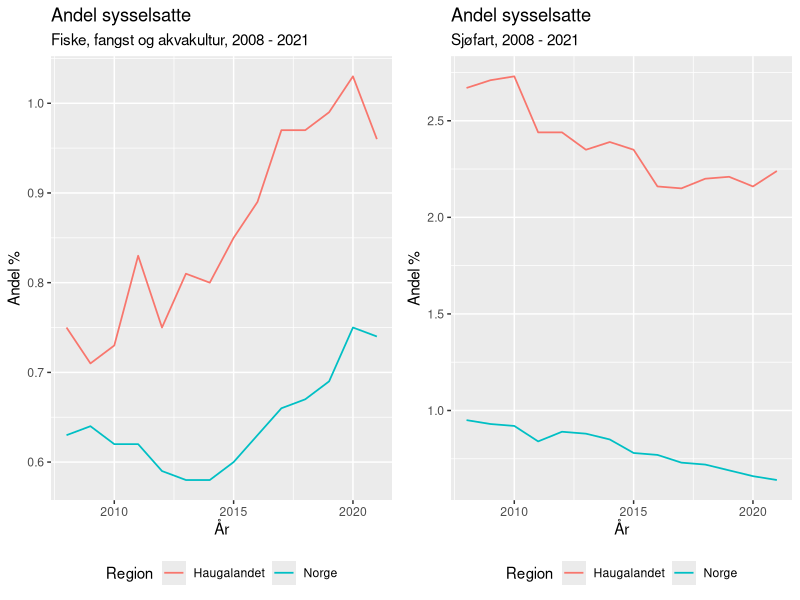
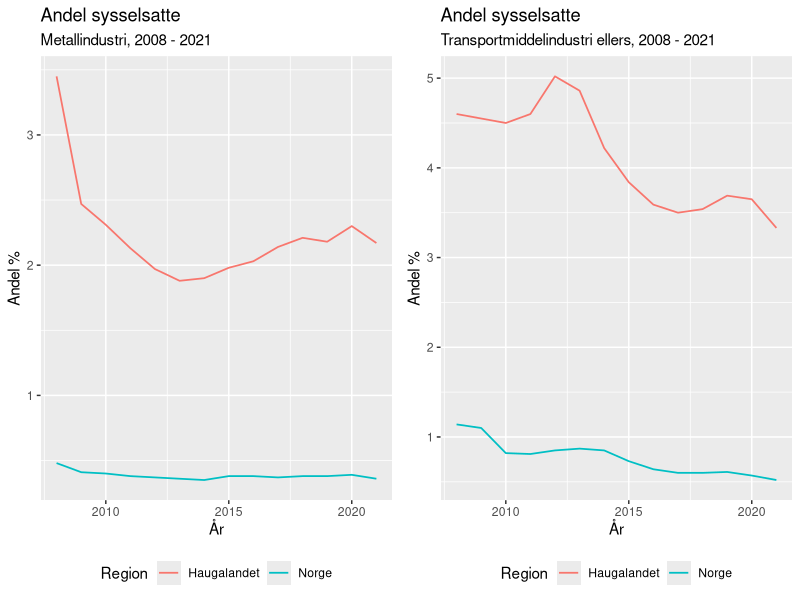
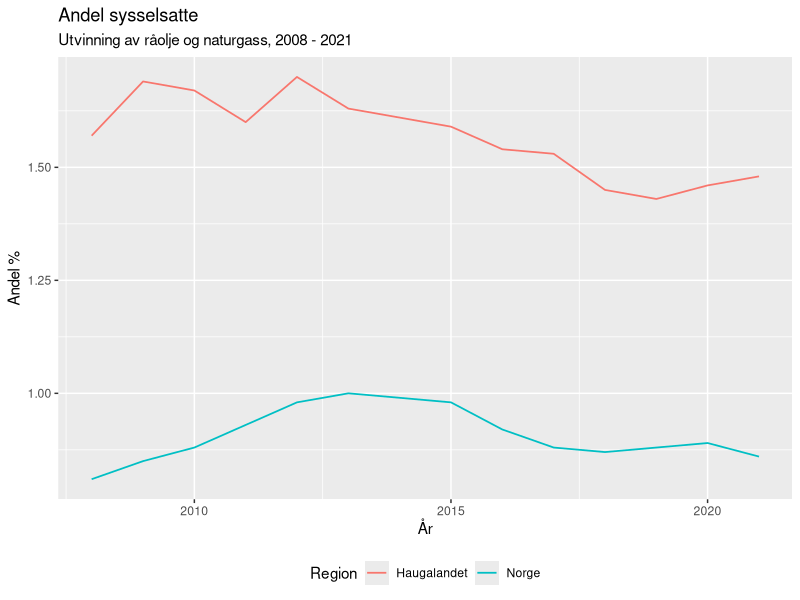
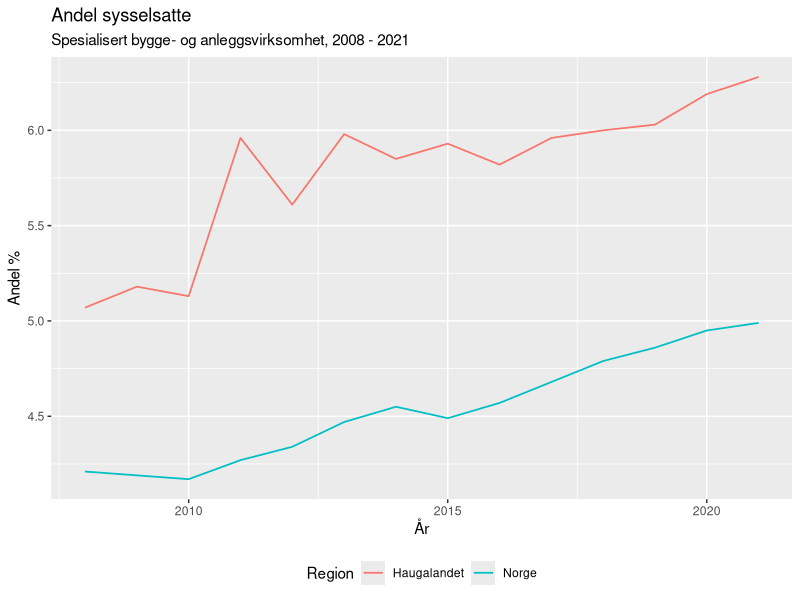
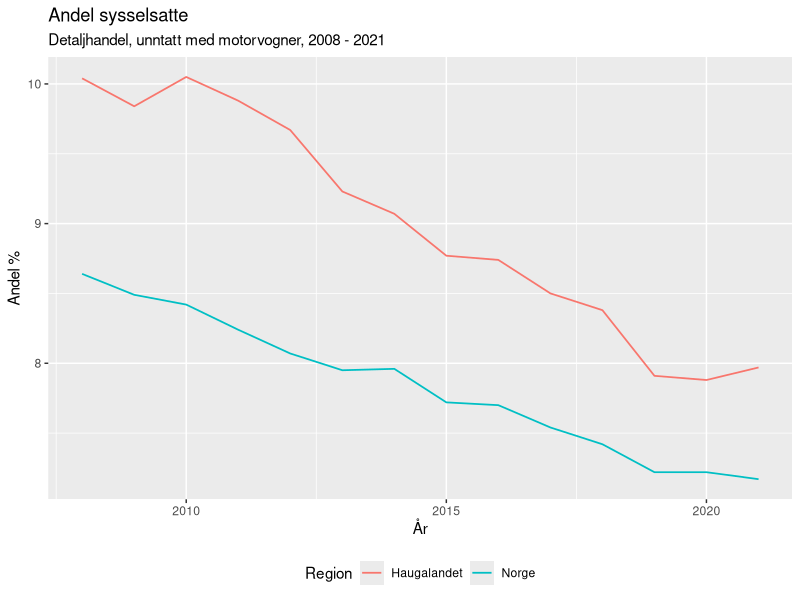
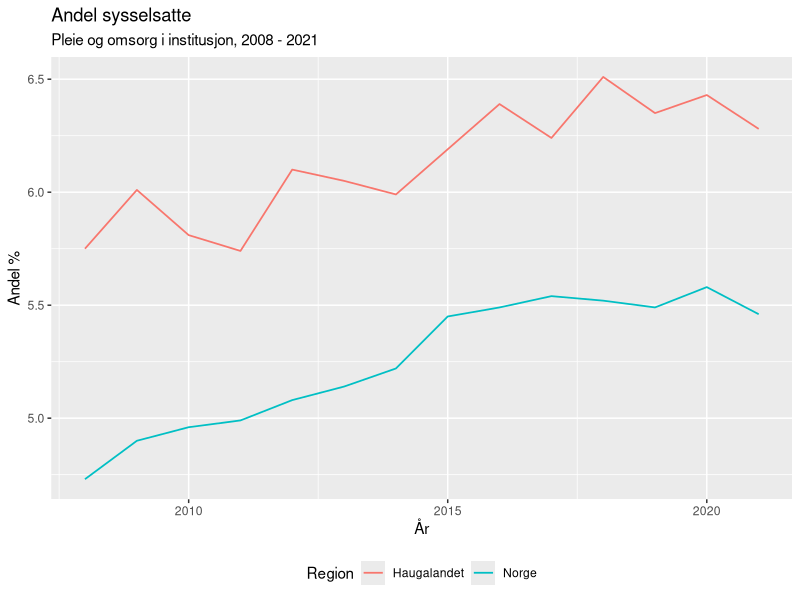
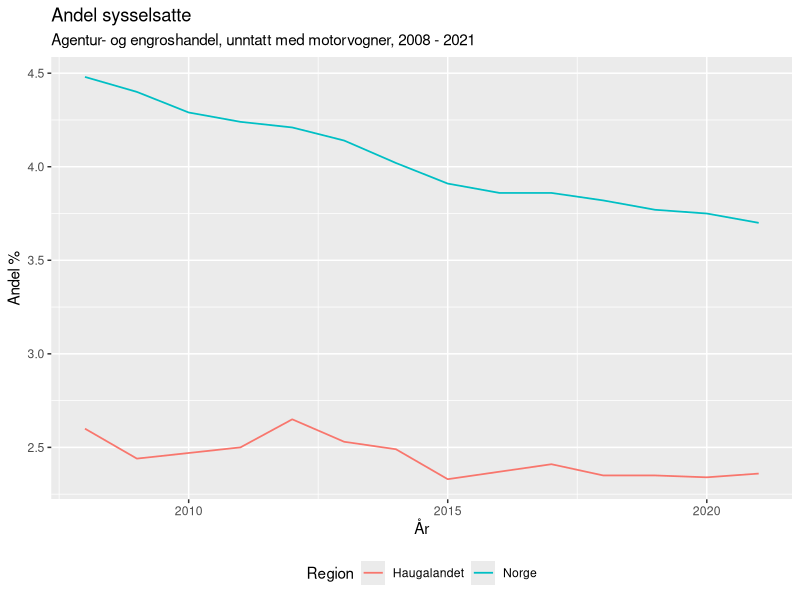
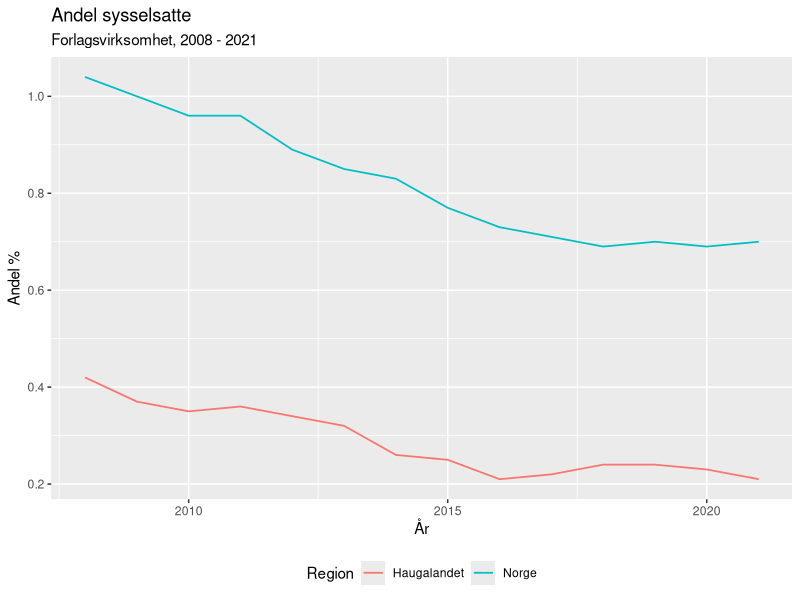

Here is the R script that generated these plots, in order:
## ---- chunk 1
library(tidyverse)
library(lubridate)
library(readr)
library(ggplot2)
library(ggpubr)
library(dplyr)
library(readxl)
library(data.table)
knitr::opts_chunk$set(echo=FALSE)
## ---- chunk 2
Tab_13470_andeler_naering <- read_excel("Data_R_MSB_210/Tab_13470_andeler_naering.xlsx")
## ---- chunk 3
Tab_13470_andeler_naering <- Tab_13470_andeler_naering %>% 
  mutate(ar = make_date(Aar))
## ---- chunk 4
Tab_13470_andeler_naering$Region <- replace(Tab_13470_andeler_naering$Region,Tab_13470_andeler_naering$Region=="Hele landet","Norge")
## ---- chunk 5
Tabell_Fiske_fangst_og_akvakultur <- Tab_13470_andeler_naering %>%
  select(ar, Region, Andel, Naering) %>%
  filter(Naering %in% c("Fiske, fangst og akvakultur")
    ) %>%
  ggplot(mapping = aes(x = ar, y = Andel, colour = Region)) +
  geom_line(aes(group = Region), lwd = 0.6) +
  theme(legend.position = 'bottom') +
  xlab("År") +
  ylab("Andel %") +
  labs(colour = "Andel sysselsatte") %>% 
  ggtitle("Fiske, fangst og akvakultur, 2008 - 2021") 

Tabell_Sjøfart <- Tab_13470_andeler_naering %>%
  select(ar, Region, Andel, Naering) %>%
  filter(Naering %in% c("Sjøfart")
    ) %>%
  ggplot(mapping = aes(x = ar, y = Andel, colour = Region)) +
  geom_line(aes(group = Region), lwd = 0.6) +
  theme(legend.position = 'bottom')+
  xlab("År") +
  ylab("Andel %") +
  labs(colour = "Andel sysselsatte") %>% 
  ggtitle("Sjøfart, 2008 - 2021")

ggarrange(Tabell_Fiske_fangst_og_akvakultur, Tabell_Sjøfart)
## ---- chunk 6
Tabell_Metallindustri <- Tab_13470_andeler_naering %>%
  select(ar, Region, Andel, Naering) %>%
  filter(Naering %in% c("Metallindustri")
    ) %>%
  ggplot(mapping = aes(x = ar, y = Andel, colour = Region)) +
  geom_line(aes(group = Region), lwd = 0.6) +
  theme(legend.position = 'bottom')+
  xlab("År") +
  ylab("Andel %") +
  labs(colour = "Andel sysselsatte") %>% 
  ggtitle("Metallindustri, 2008 - 2021")

Tabell_Transportmiddelindustri_ellers <- Tab_13470_andeler_naering %>%
 select(ar, Region, Andel, Naering) %>%
  filter(Naering %in% c("Transportmiddelindustri ellers")
    ) %>%
  ggplot(mapping = aes(x = ar, y = Andel, colour = Region)) +
  geom_line(aes(group = Region), lwd = 0.6) +
  theme(legend.position = 'bottom') +
  xlab("År") +
  ylab("Andel %") +
  labs(colour = "Andel sysselsatte") %>% 
  ggtitle("Transportmiddelindustri ellers, 2008 - 2021")

ggarrange(Tabell_Metallindustri, Tabell_Transportmiddelindustri_ellers)
## ---- chunk 7
Tab_13470_andeler_naering %>%
 select(ar, Region, Andel, Naering) %>%
  filter(Naering %in% c("Utvinning av råolje og naturgass")
    ) %>%
  ggplot(mapping = aes(x = ar, y = Andel, colour = Region)) +
  geom_line(aes(group = Region), lwd = 0.6) +
  theme(legend.position = 'bottom') +
  xlab("År") +
  ylab("Andel %") +
  labs(colour = "Andel sysselsatte") %>% 
  ggtitle("Utvinning av råolje og naturgass, 2008 - 2021")
## ---- chunk 8
Tab_13470_andeler_naering %>%
 select(ar, Region, Andel, Naering) %>%
  filter(Naering %in% c("Spesialisert bygge- og anleggsvirksomhet")
    ) %>%
  ggplot(mapping = aes(x = ar, y = Andel, colour = Region)) +
  geom_line(aes(group = Region), lwd = 0.6) +
  theme(legend.position = 'bottom') +
  xlab("År") +
  ylab("Andel %") +
  labs(colour = "Andel sysselsatte") %>% 
  ggtitle("Spesialisert bygge- og anleggsvirksomhet, 2008 - 2021")
## ---- chunk 9
Tab_13470_andeler_naering %>%
 select(ar, Region, Andel, Naering) %>%
  filter(Naering %in% c("Detaljhandel, unntatt med motorvogner")
    ) %>%
  ggplot(mapping = aes(x = ar, y = Andel, colour = Region)) +
  geom_line(aes(group = Region), lwd = 0.6) +
  theme(legend.position = 'bottom') +
  xlab("År") +
  ylab("Andel %") +
  labs(colour = "Andel sysselsatte") %>% 
  ggtitle("Detaljhandel, unntatt med motorvogner, 2008 - 2021")
## ---- chunk 10
Tab_13470_andeler_naering %>%
 select(ar, Region, Andel, Naering) %>%
  filter(Naering %in% c("Pleie og omsorg i institusjon")
    ) %>%
  ggplot(mapping = aes(x = ar, y = Andel, colour = Region)) +
  geom_line(aes(group = Region), lwd = 0.6) +
  theme(legend.position = 'bottom') +
  xlab("År") +
  ylab("Andel %") +
  labs(colour = "Andel sysselsatte") %>% 
  ggtitle("Pleie og omsorg i institusjon, 2008 - 2021")
## ---- chunk 11
Tab_13470_andeler_naering %>%
 select(ar, Region, Andel, Naering) %>%
  filter(Naering %in% c("Agentur- og engroshandel, unntatt med motorvogner")
    ) %>%
  ggplot(mapping = aes(x = ar, y = Andel, colour = Region)) +
  geom_line(aes(group = Region), lwd = 0.6) +
  theme(legend.position = 'bottom') +
  xlab("År") +
  ylab("Andel %") +
  labs(colour = "Andel sysselsatte") %>% 
  ggtitle("Agentur- og engroshandel, unntatt med motorvogner, 2008 - 2021")
## ---- chunk 12
Tab_13470_andeler_naering %>%
 select(ar, Region, Andel, Naering) %>%
  filter(Naering %in% c("Forlagsvirksomhet")
    ) %>%
  ggplot(mapping = aes(x = ar, y = Andel, colour = Region)) +
  geom_line(aes(group = Region), lwd = 0.6) +
  theme(legend.position = 'bottom') +
  xlab("År") +
  ylab("Andel %") +
  labs(colour = "Andel sysselsatte") %>% 
  ggtitle("Forlagsvirksomhet, 2008 - 2021")
## ---- chunk 13
Tab_FoU <- Tab_13470_andeler_naering %>%
 select(ar, Region, Andel, Naering) %>%
  filter(Naering %in% c("Forskning og utviklingsarbeid")
    ) %>%
  ggplot(mapping = aes(x = ar, y = Andel, colour = Region)) +
  geom_line(aes(group = Region), lwd = 0.6) +
  theme(legend.position = 'bottom') +
  xlab("År") +
  ylab("Andel %") +
  labs(colour = "Andel sysselsatte") %>% 
  ggtitle("Forskning og utviklingsarbeid, 2008 - 2021")

Tab_Off._For_Sos <- Tab_13470_andeler_naering %>%
 select(ar, Region, Andel, Naering) %>%
  filter(Naering %in% c("Off.adm., forsvar, sosialforsikring")
    ) %>%
  ggplot(mapping = aes(x = ar, y = Andel, colour = Region)) +
  geom_line(aes(group = Region), lwd = 0.6) +
  theme(legend.position = 'bottom') +
  xlab("År") +
  ylab("Andel %") +
  labs(colour = "Andel sysselsatte") %>% 
  ggtitle("Off.adm., forsvar, sosialforsikring, 2008 - 2021")

ggarrange(Tab_FoU, Tab_Off._For_Sos)
## ---- chunk 14
Tab_13470_andeler_naering %>%
 select(ar, Region, Andel, Naering) %>%
  filter(Naering %in% c("Finansieringsvirksomhet")
    ) %>%
  ggplot(mapping = aes(x = ar, y = Andel, colour = Region)) +
  geom_line(aes(group = Region), lwd = 0.6) +
  theme(legend.position = 'bottom') +
  xlab("År") +
  ylab("Andel %") +
  labs(colour = "Andel sysselsatte") %>% 
  ggtitle("Finansieringsvirksomhet, 2008 - 2021")
## ---- chunk 15
Tab_10539_13470_Nov <- read_excel("Data_R_MSB_210/Tab_10539_13470_Nov.xlsx")
## ---- chunk 16
Tab_10539_13470_Nov <- Tab_10539_13470_Nov %>% 
  mutate(ar = make_date(Aar))
## ---- chunk 17
Tab_10539_13470_Nov %>%
  select(ar, Region, Andel) %>%
  filter(Region %in% c("Haugalandet", "Hele landet")
    ) %>%
  ggplot(mapping = aes(x = ar, y = Andel, colour = Region)) +
  geom_line(aes(group = Region), lwd = 0.6) +
  theme(legend.position = 'bottom')+
  xlab("År") +
  ylab("Andel %") +
  labs(colour = "Arbeidsledighet") %>% 
  ggtitle("For november måned, 2008-2020")
